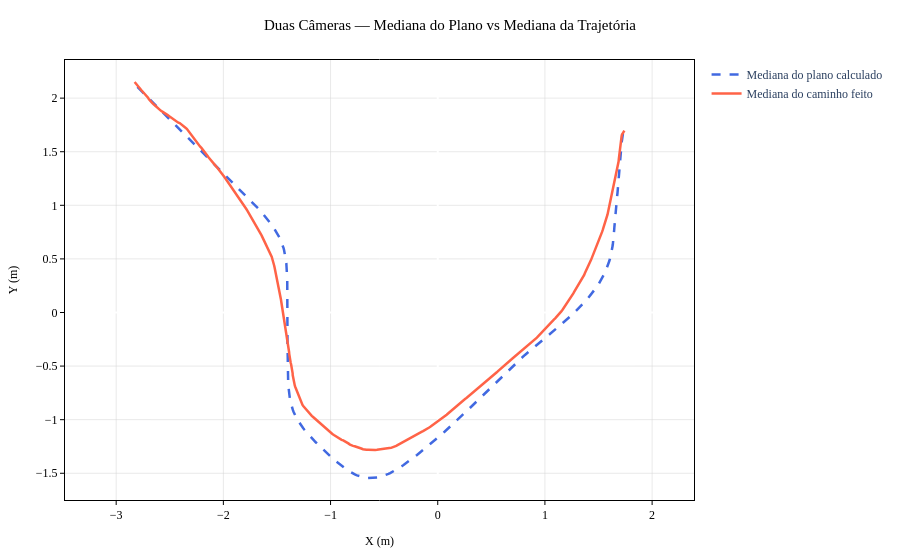

The code cell stored with this chart in its notebook:
### Markdown cell above
**Duas câmeras, mediana final:** sobreposição da mediana do plano calculado com a mediana da trajetória real.

### Code cell
fig = go.Figure()

fig.add_trace(go.Scatter(
    x=median_plan_x_2cam, y=median_plan_y_2cam,
    mode="lines", name="Mediana do plano calculado",
    line=dict(color="royalblue", dash="dash", width=2.5)
))

fig.add_trace(go.Scatter(
    x=median_path_x_2cam, y=median_path_y_2cam,
    mode="lines", name="Mediana do caminho feito",
    line=dict(color="tomato", width=2.5)
))

fig.update_layout(
    title="Duas Câmeras — Mediana do Plano vs Mediana da Trajetória",
    xaxis_title="X (m)", yaxis_title="Y (m)",
    yaxis_scaleanchor="x", hovermode="closest"
)
apply_ieee_style(fig)
save_fig(fig, 'wc_median_comparison_2cam.svg')
fig.show()

### Figure 1 — Plotly figure (JSON) as saved in the notebook; plotly's stock layout.template omitted (floating-point values rounded to 4 significant figures; data arrays with more than 128 entries replaced by an {"elided": "..."} marker saying what was removed)
{"data": [{"line": {"color": "royalblue", "dash": "dash", "width": 2.5}, "mode": "lines", "name": "Mediana do plano calculado", "type": "scatter", "x": {"elided": "500 float values"}, "y": {"elided": "500 float values"}}, {"line": {"color": "tomato", "width": 2.5}, "mode": "lines", "name": "Mediana do caminho feito", "type": "scatter", "x": {"elided": "500 float values"}, "y": {"elided": "500 float values"}}], "layout": {"hovermode": "closest", "legend": {"font": {"family": "Times New Roman", "size": 12}}, "margin": {"b": 60, "l": 60, "r": 20, "t": 60}, "paper_bgcolor": "white", "plot_bgcolor": "white", "title": {"font": {"color": "black", "family": "Times New Roman", "size": 15}, "text": "Duas Câmeras — Mediana do Plano vs Mediana da Trajetória", "x": 0.5, "xanchor": "center"}, "xaxis": {"gridcolor": "lightgrey", "gridwidth": 0.5, "linecolor": "black", "linewidth": 1, "mirror": true, "showgrid": true, "showline": true, "tickcolor": "black", "tickfont": {"color": "black", "family": "Times New Roman", "size": 12}, "ticklen": 4, "ticks": "outside", "tickwidth": 1, "title": {"font": {"color": "black", "family": "Times New Roman", "size": 12}, "text": "X (m)"}}, "yaxis": {"gridcolor": "lightgrey", "gridwidth": 0.5, "linecolor": "black", "linewidth": 1, "mirror": true, "scaleanchor": "x", "showgrid": true, "showline": true, "tickcolor": "black", "tickfont": {"color": "black", "family": "Times New Roman", "size": 12}, "ticklen": 4, "ticks": "outside", "tickwidth": 1, "title": {"font": {"color": "black", "family": "Times New Roman", "size": 12}, "text": "Y (m)"}}}}
